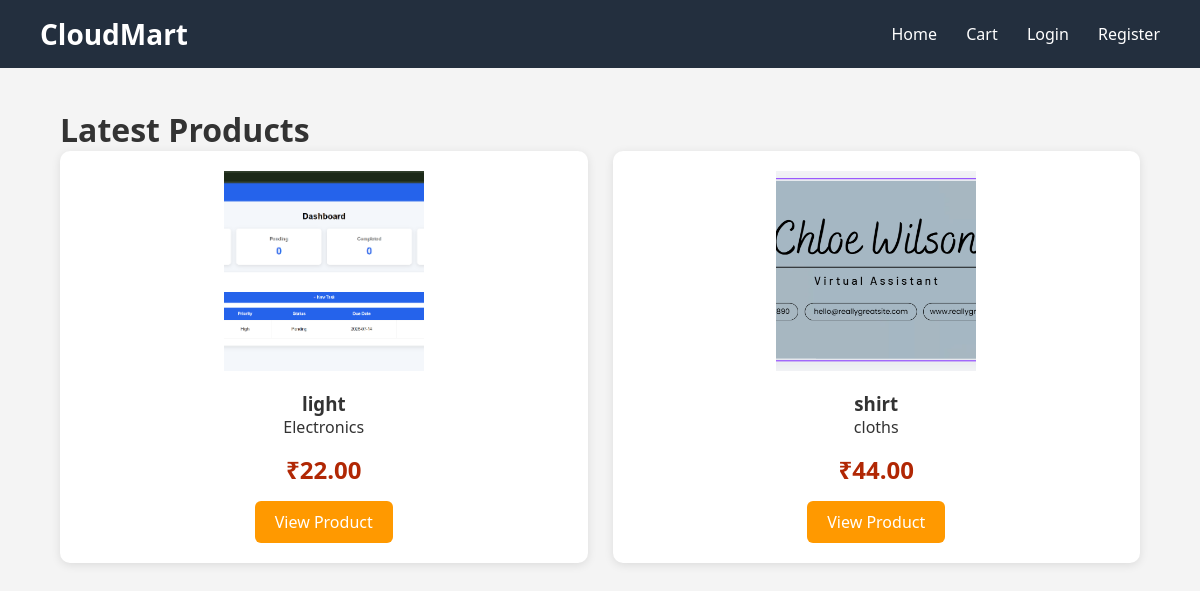
The page / on the database its author committed.
### tables this page shows
CREATE TABLE `products` (
  `id` int(11) NOT NULL,
  `category_id` int(11) DEFAULT NULL,
  `product_name` varchar(150) NOT NULL,
  `description` text DEFAULT NULL,
  `price` decimal(10,2) DEFAULT NULL,
  `stock` int(11) DEFAULT 0,
  `image_url` varchar(255) DEFAULT NULL,
  `created_at` timestamp NOT NULL DEFAULT current_timestamp(),
  `status` enum('Active','Hidden') DEFAULT 'Active'
);

CREATE TABLE `categories` (
  `id` int(11) NOT NULL,
  `category_name` varchar(100) NOT NULL,
  `created_at` timestamp NOT NULL DEFAULT current_timestamp()
);

### index.php (the view, shortened to what this page needs)
<?php
include "config/config.php";
$result = mysqli_query($conn,"
SELECT
products.*,
categories.category_name
FROM products
JOIN categories
ON products.category_id=categories.id
WHERE status='Active'
ORDER BY products.id DESC
");
include "includes/header.php";
include "includes/navbar.php";
?>
<div class="container">
<h1>Latest Products</h1>
<div class="products">
<?php while($row=mysqli_fetch_assoc($result)){ ?>
<div class="product-card">
<img
src="<?php echo $row['image_url']; ?>"
width="220"
height="220">
<h3>
<?php echo htmlspecialchars($row['product_name']); ?>
</h3>
<p>
<?php echo htmlspecialchars($row['category_name']); ?>
</p>
<h2>
₹<?php echo $row['price']; ?>
</h2>
<a href="product.php?id=<?php echo $row['id']; ?>">
View Product
</a>
</div>
<?php } ?>
</div>
</div>
<?php include "includes/footer.php"; ?>

### includes/header.php (shortened to what this page needs)
<!DOCTYPE html>
<html>
<head>
<link rel="stylesheet" href="assets/css/frontend.css">
</head>
<body>

### includes/navbar.php
<nav>
<a class="logo" href="index.php">
CloudMart
</a>
<div class="links">
<a href="index.php">Home</a>
<a href="view_cart.php">Cart</a>
<?php if(isset($_SESSION['user_id'])){ ?>
<a href="my_orders.php">My Orders</a>
<a href="logout.php">Logout</a>
<?php } else { ?>
<a href="login.php">Login</a>
<a href="register.php">Register</a>
<?php } ?>
</div>
</nav>

### assets/css/frontend.css (style rules this page uses)
* { margin:0; padding:0; box-sizing:border-box; }
body { font-family:Segoe UI,Arial,sans-serif; background:#f4f4f4; color:#333; }
nav { background:#232f3e; padding:15px 40px; display:flex; justify-content:space-between; align-items:center; }
nav .logo { color:#fff; text-decoration:none; font-size:28px; font-weight:bold; }
nav .links a { color:white; text-decoration:none; margin-left:25px; font-size:16px; }
.container { width:90%; max-width:1200px; margin:40px auto; }
.products { display:grid; grid-template-columns:repeat(auto-fit,minmax(250px,1fr)); gap:25px; }
.product-card { background:white; border-radius:10px; padding:20px; text-align:center; box-shadow:0 2px 10px rgba(0,0,0,.1); transition:.3s; }
.product-card img { width:200px; height:200px; object-fit:cover; }
.product-card h3 { margin-top:15px; }
.product-card h2 { color:#B12704; margin:15px 0; }
.product-card a { display:inline-block; padding:10px 20px; background:#ff9900; color:white; text-decoration:none; border-radius:6px; }

### rows shown on the page
products: image_url (picture), product_name "light", category.category_name "Electronics", price "22.00"
products: image_url (picture), product_name "shirt", category.category_name "cloths", price "44.00"
